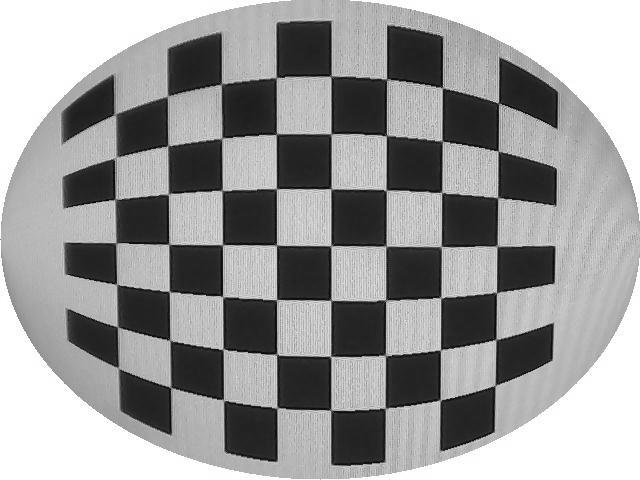
#> input picture 00.jpg, 640 x 480 px
$ python restore.py   (older library calls are emulated)
#> lines starting #> are read from the running program, lines starting #| are printed output that depends on the picture
# -*- coding: utf-8 -*-
import numpy as np
import matplotlib.pyplot as plt
from scipy import misc
from math import sqrt, floor

im = misc.imread('00.jpg')
#> im is the input picture: shape (480, 640); min 0, max 255, mean 153.4
height, width = im.shape  # (480, 640)
#> height = 480; width = 640


def recover(im):  # 恢复畸变算法
    res = np.zeros((height, width))
    for j in range(height):
        for i in range(width):
            ch = pow((2.0 * i - width) / width, 2) + pow((2.0 * j - height) / height, 2)
            if ch < 1:
                temp = width / 2.0 * (j - height / 2.0) / sqrt(width * i - pow(i, 2.0))
                y = height / 2.0 + temp
                x = i
                y = floor(y)
                res[y][x] = im[j][i]
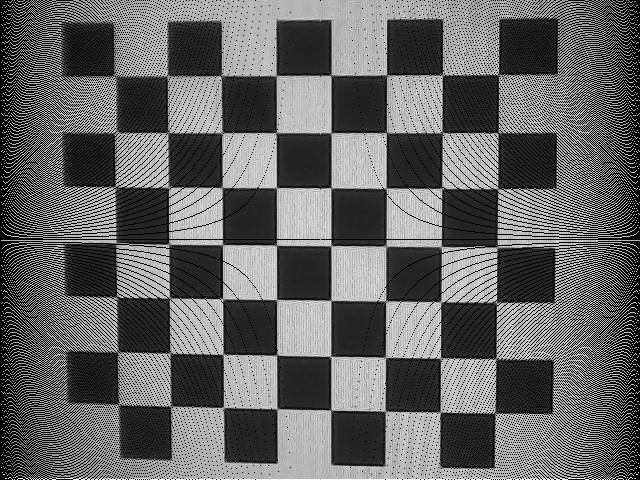
#> res: shape (480, 640) float64; min 0, max 255, mean 98.9
    return res


def filling(im):  # 填充空白像素点
    value = [0.0] * 9
#> value = [0, 0, 0, 0, 0, 0, 0, 0, 0]
    average = np.zeros((height, width))
    for i in range(height):
        for j in range(width):
            if im[i][j] != 0:
                average[i][j] = im[i][j]
            if im[i][j] == 0:
                try:
                    value[0] = average[i - 1][j - 1]
                    value[1] = average[i - 1][j - 2]
                    value[2] = average[i - 1][j - 3]
                    value[3] = average[i - 1][j - 4]
                    value[4] = average[i - 1][j - 5]
                    value[5] = average[i - 1][j + 1]
                    value[6] = average[i - 1][j + 2]
                    value[7] = average[i - 1][j + 3]
                    value[8] = average[i - 1][j + 4]
                    for n in range(9):
                        average[i][j] += np.int(value[n])
                    average[i][j] = average[i][j] / 9.0
                except:
                    average[i][j] = im[i][j]
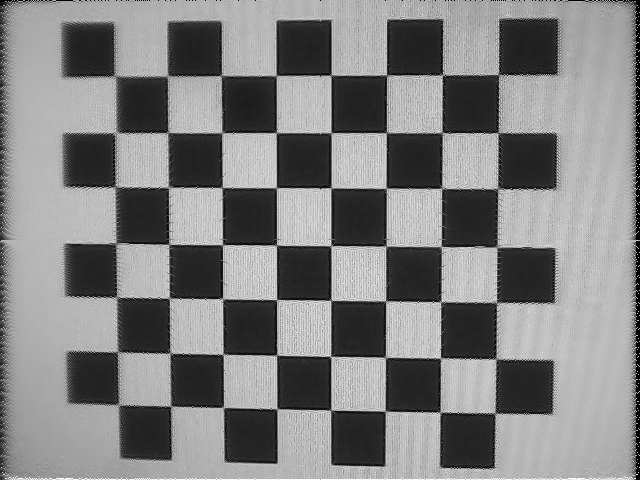
#> average: shape (480, 640) float64; min 0, max 255, mean 129
#> after the loop, value = [0, 0, 0, 230, 233, 0, 0, 0, 0]
    return average


def smooth(im):  # 图像均值平滑
    value = [0.0] * 9
#> value = [0, 0, 0, 0, 0, 0, 0, 0, 0]
    average = np.zeros((height, width))
    for i in range(height):
        for j in range(width):
            try:
                value[0] = im[i - 1][j - 1]
                value[1] = im[i][j - 1]
                value[2] = im[i + 1][j - 1]
                value[3] = im[i][j + 1]
                value[4] = im[i][j]
                value[5] = im[i + 1][j]
                value[6] = im[i - 1][j + 1]
                value[7] = im[i][j + 1]
                value[8] = im[i + 1][j + 1]
                for n in range(9):
                    average[i][j] += np.int(value[n])
                average[i][j] = average[i][j] / 9.0
            except:
                average[i][j] = im[i][j]
    return average

res = smooth(filling(recover(im)))  # 这里可以选择[smooth[filling[recover]]]的图像处理组合
plt.imshow(res, cmap=plt.cm.gray)
plt.show()

$ run again, with 11.jpg copied over 00.jpg
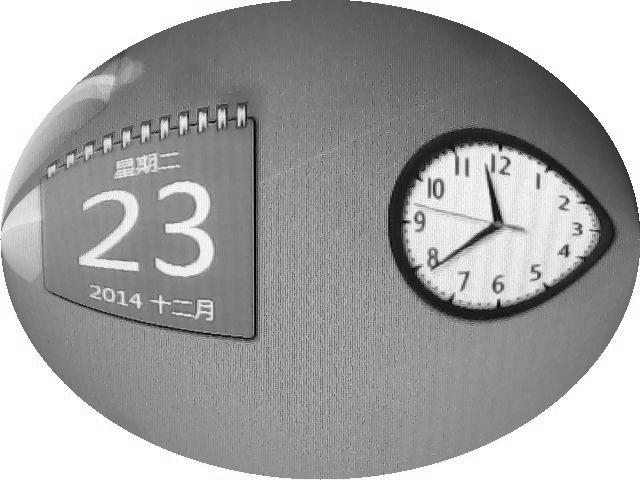
#> input picture 11.jpg, 640 x 480 px
#> im is the input picture: shape (480, 640); min 0, max 255, mean 162.8
#> after the loop in recover, `for j in range(height):`:
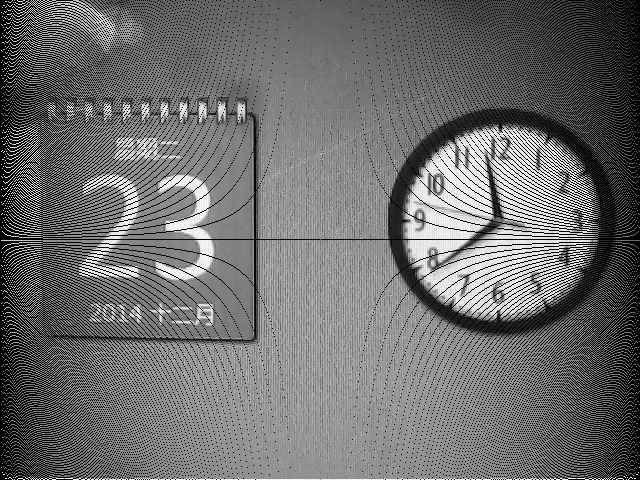
#> res: shape (480, 640) float64; min 0, max 255, mean 108.5
#> in filling, `value = [0.0] * 9`: value = [0, 0, 0, 0, 0, 0, 0, 0, 0]
#> after the loop in filling, `for i in range(height):`:
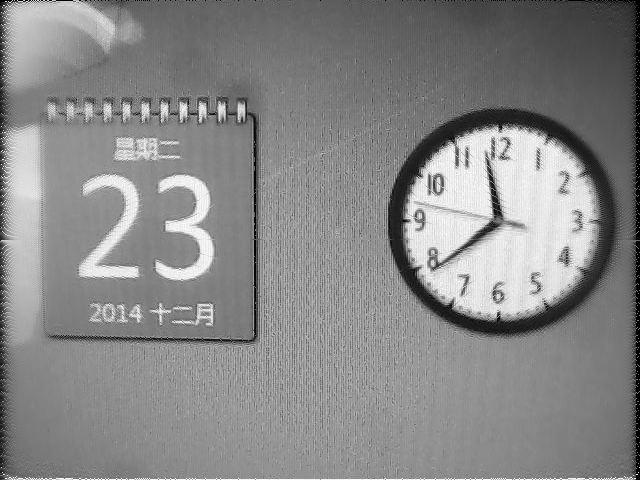
#> average: shape (480, 640) float64; min 0, max 255, mean 135.6
#> after the loop in filling, `for i in range(height):`: value = [0, 0, 0, 248, 247, 0, 0, 0, 0]
#> in smooth, `value = [0.0] * 9`: value = [0, 0, 0, 0, 0, 0, 0, 0, 0]
